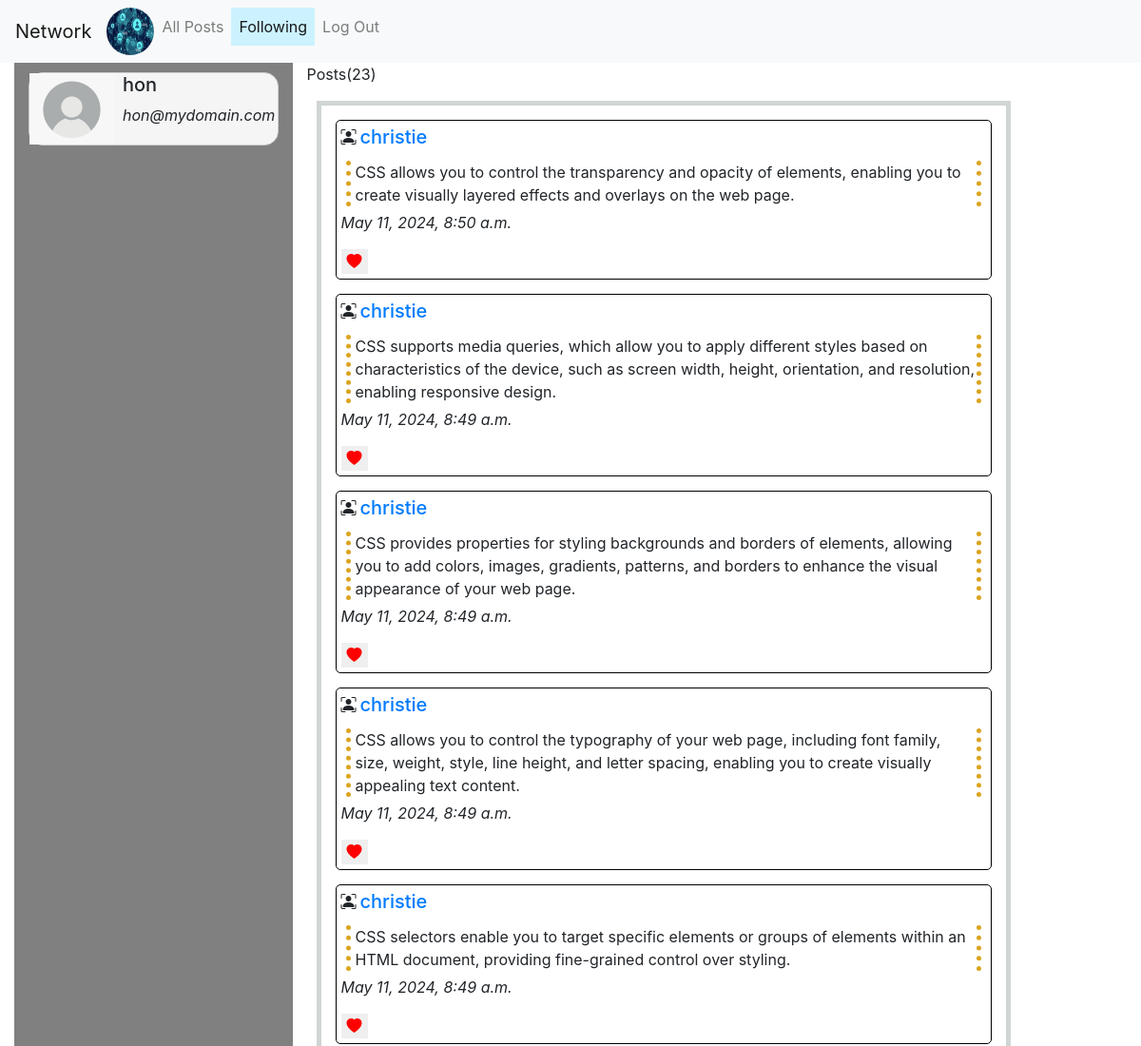
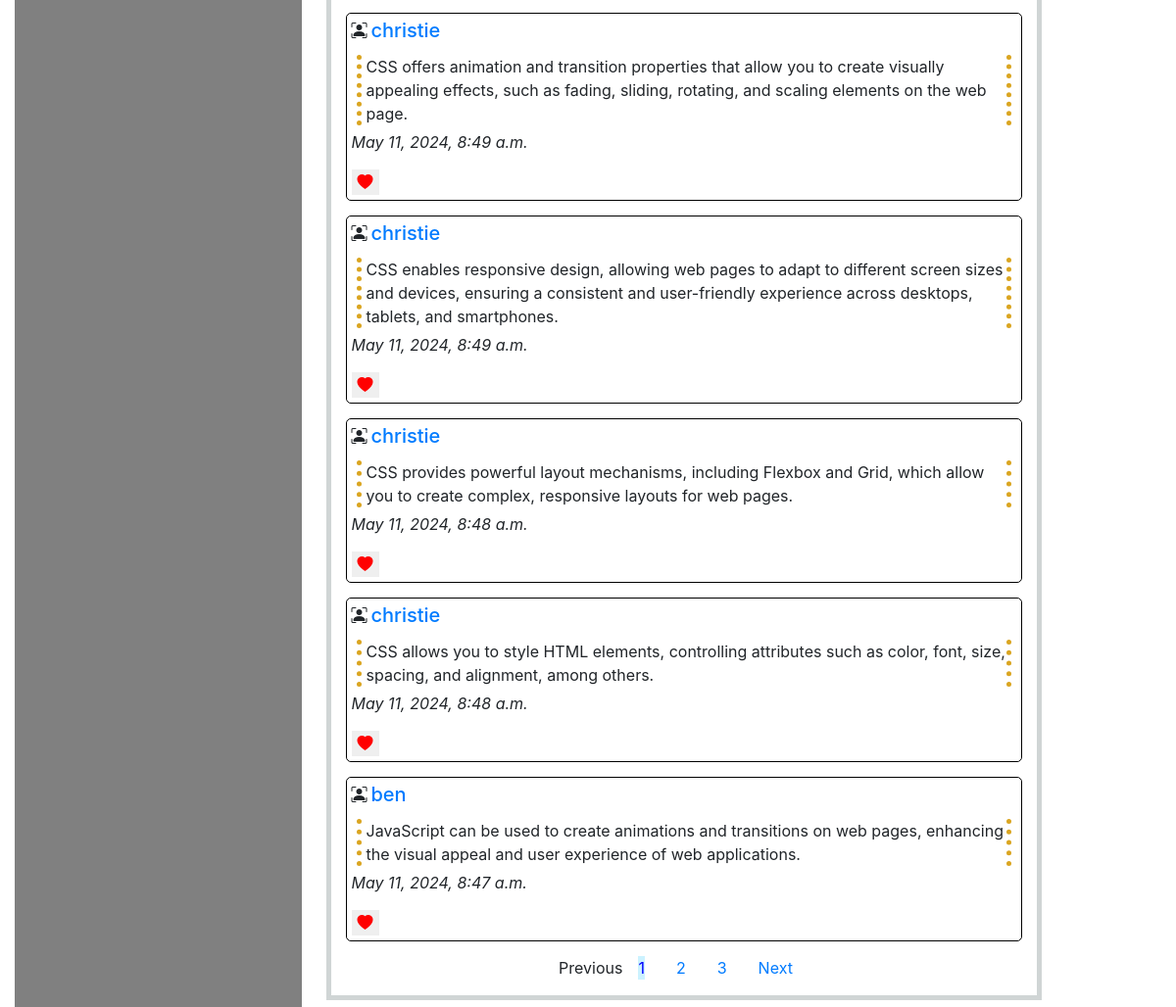
Page /following (signed in) on the earlier database version (2 pictures, top to bottom).
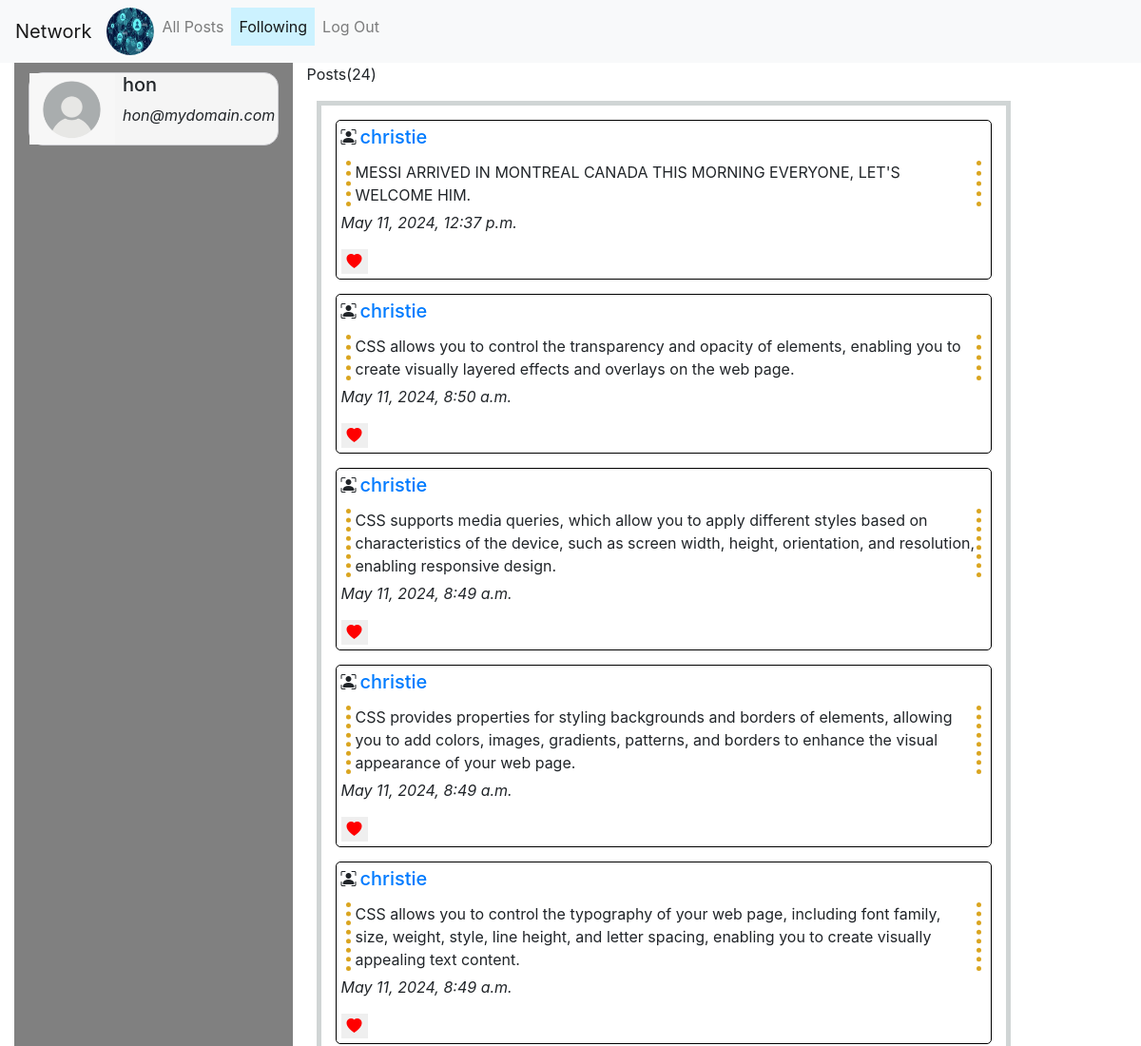
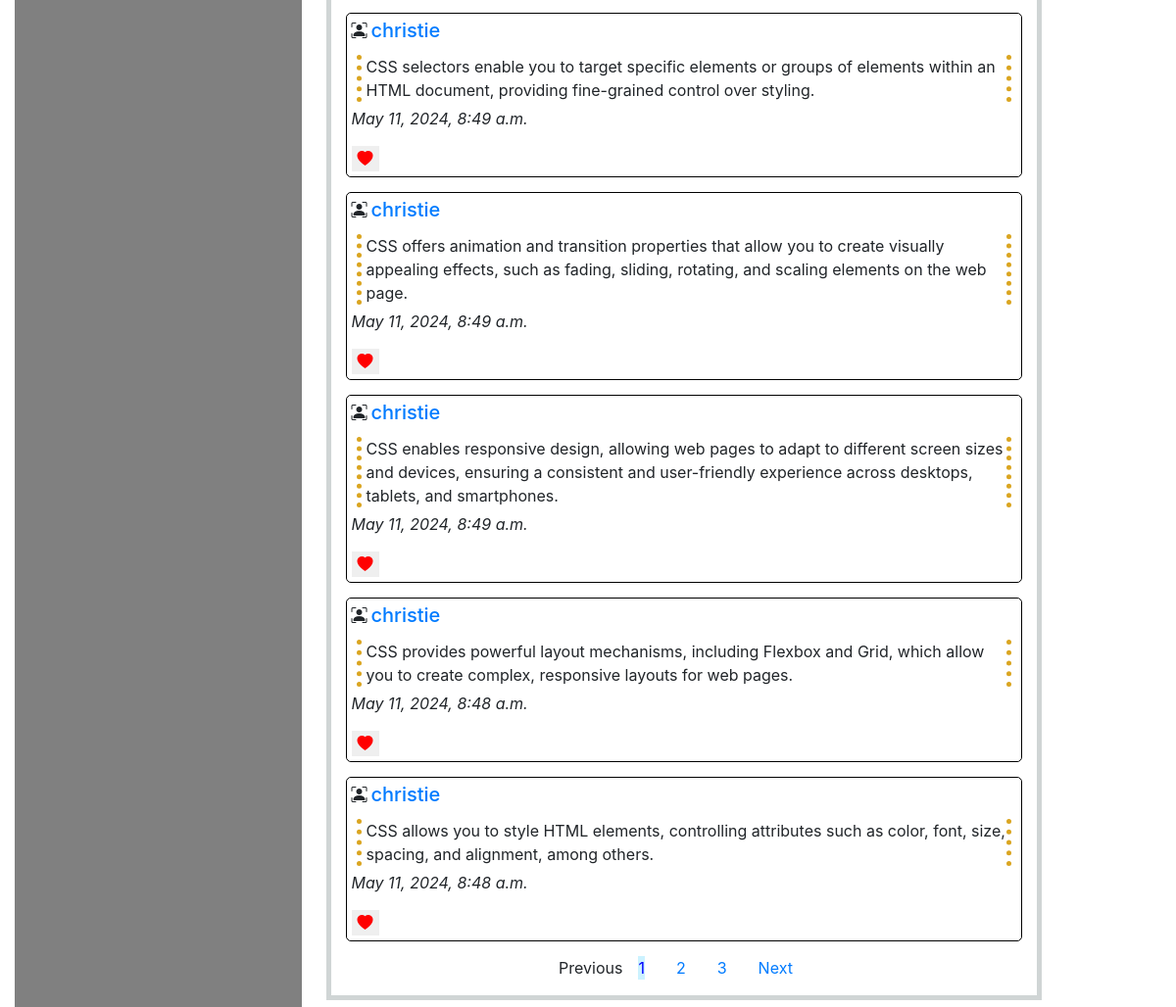
Same page on the later database version (2 pictures, top to bottom).
### network/models.py (models this page shows)
class User(AbstractUser):
    pass

class Post(models.Model):
    poster=models.ForeignKey(User,on_delete=models.CASCADE,related_name="posts")
    content=models.TextField()
    timestamp=models.DateTimeField(auto_now_add=True)

### network/views.py (the view)
# urls.py: path('following',views.following,name="following"),
def following(request):
    if request.user.is_authenticated:
        all_users_i_follow = User.objects.filter(followers__follower=request.user)
        all_users_posts=[]
        all_users_posts=Post.objects.filter(poster__in=all_users_i_follow)
        post_counts=len(all_users_posts)
        all_users_posts=all_users_posts.order_by('-timestamp')
        logging.debug(f'all_users_posts::{all_users_posts}')
        paginator = Paginator(all_users_posts, 10)
        page = request.GET.get('page', 1)
        try:
            all_users_posts = paginator.page(page)
        except PageNotAnInteger:
            all_users_posts = paginator.page(1)
        except EmptyPage:
            all_users_posts = paginator.page(paginator.num_pages)
    return render(request,'network/following.html',{'posts':all_users_posts,'post_counts':post_counts})

### network/templates/network/following.html (shortened to what this page needs)
{% extends "network/layout.html" %} {%block title%}
{% load static %}Following Page{%endblock%}
{%block body %}
<div class="following-container row">
<div class="col-3 left">
   {%if request.user.is_authenticated %}
      <div class="d-flex person">
         <img src="{% static 'network/images/person.png' %}" alt='person' width="90" height="75" />
         <div class="sub-person ml-2">
            <h5>{{request.user.username}}</h5>
            <p><i>{{request.user.email}}</i></p>
         </div>
      </div>
      {%else%}
      <p>You're not logged in.</p>
   {% endif %}
</div>
<div class="col-8">
   {%if post_counts%}
   <p>Posts({{ post_counts}})</p>
   {%else%}
   <h5 class="mt-4 justify-content-center">You are currently not following any posters.</h5>
   {%endif%}
{%if posts%}
<div class="new-post">
   {%for post in posts%}
   <div class="sub-new-post">
      <div class="d-flex">
         <i class="bi bi-person-bounding-box"></i><h5 class="mx-1"><a href="{% url 'profile' post.poster.id %}">{{post.poster.username}}</a></h5>
      </div>
      <p class="original">{{post.content}}</p>
      <p><i>{{post.timestamp}}</i></p>
      <div class="like">
         <button type="button" data-post-id="{{ post.id }}" class="like-btn liked" id="btnLike">
         <i class="bi bi-heart-fill heart" id="heart-icon-{{ post.id }}"></i>
       </button>
     </div>
   </div>
   {%endfor%}
   <div class="pagination-container">
      {% if posts.has_other_pages %}
        <ul class="pagination justify-content-center">
        {% if posts.has_previous %}
          <li class="mx-3"><a href="?page={{ posts.previous_page_number }}">Previous</a></li>
        {% else %}
          <li class="disabled class="mx-3""><span>Previous</span></li>
        {% endif %}
        {% for i in posts.paginator.page_range %}
          {% if posts.number == i %}
            <li class="active mx-3"><span>{{ i }} <span class="sr-only">(current)</span></span></li>
          {% else %}
            <li class="mx-3"><a href="?page={{ i }}">{{ i }}</a></li>
          {% endif %}
        {% endfor %}
        {% if posts.has_next %}
          <li class="mx-3"><a href="?page={{ posts.next_page_number }}">Next</a></li>
        {% else %}
          <li class="disabled mx-3"><span>Next</span></li>
        {% endif %}
        </ul>
     {% endif %}
        </div>
  </div>
{%endif%}
</div>
</div>
{%endblock%}

### network/templates/network/layout.html (shortened to what this page needs)
{% load static %}
<!DOCTYPE html>
<html lang="en">
    <head>
        <link rel="stylesheet" href="https://stackpath.bootstrapcdn.com/bootstrap/4.4.1/css/bootstrap.min.css">
        <link href="https://cdn.jsdelivr.net/npm/bootstrap-icons@1.8.1/font/bootstrap-icons.css" rel="stylesheet">
        <link href="{% static 'network/styles.css' %}" rel="stylesheet">
        <link href="{% static 'network/index-style.css' %}" rel="stylesheet">
        <link href="{% static 'network/profile-style.css' %}" rel="stylesheet">
        <link href="{% static 'network/following-style.css' %}" rel="stylesheet">
        <link href="{% static 'network/layout-style.css' %}" rel="stylesheet">
    </head>
    <body>
        <nav class="navbar navbar-expand-lg navbar-light bg-light">
            <a class="navbar-brand" href="#">Network</a>
            <div>
              <ul class="navbar-nav mr-auto">
               <li><img src="{% static 'network/images/network.png' %}" width="50" height="50" class="network-icon"/></li>
                <li class="nav-item">
                  <a class="nav-link {% if request.path == '' %}active{% endif %}" href="{% url 'index' %}">All Posts</a>
                </li>
                {% if user.is_authenticated %}
                    <li class="nav-item">
                        <a class="nav-link {% if request.path == '/following' %}active{% endif %}" href="{% url 'following'%}">Following</a>
                    </li>
                    <li class="nav-item">
                        <a class="nav-link" href="{% url 'logout' %}">Log Out</a>
                    </li>
                {% endif %}
              </ul>
            </div>
          </nav>
        <div class="body">
            {% block body %}
            {% endblock %}
        </div>
    </body>
</html>

### network/static/network/styles.css (style rules this page uses)
body { width: 100%; padding:0; margin: auto; box-sizing: border-box; max-width: 1300px; }

### network/static/network/index-style.css (style rules this page uses)
.new-post { border:5px solid #d0d5d5; margin:10px; }
.sub-new-post { margin:15px; border:1px solid black; padding:5px; border-radius: 5px; }
.left { background-color: grey; }
.person { border-radius:15px; border:1px solid #d0d0d5; margin-top:10px; background-color: whitesmoke; }
.sub-person { align-items: center; }
.network-icon { border-radius: 50%; }
.heart { color: red; border:none; }
#btnLike { border:none; }
.original { border-left: 5px dotted goldenrod; border-right:5px dotted goldenrod; padding-left: 5px; margin: 5px; }

### network/static/network/following-style.css (style rules this page uses)
.following-container { box-sizing: border-box; margin:0 15px; }

### network/static/network/layout-style.css (style rules this page uses)
.active { color: blue; background-color: #ccf2ff; }

Differences in the rows shown:
no longer on this page (row unchanged): Post: poster.username "ben", content "JavaScript can be used to create animations and transitions on web pages, enhancing the visual appeal and user experience of web applications.", timestamp "May 11, 2024, 8:47 a.m."
added Post: poster.username "christie", content "MESSI ARRIVED IN MONTREAL CANADA THIS MORNING EVERYONE, LET'S WELCOME HIM.", timestamp "May 11, 2024, 12:37 p.m."
Other differences:
{{ post_counts }}: "23" → "24"
